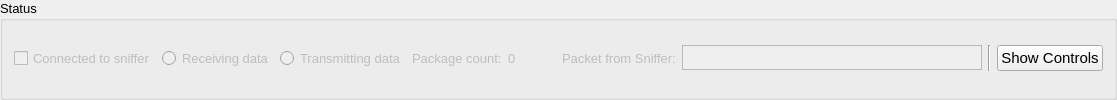
       <widget class="QGroupBox" name="groupBox_3">
        <property name="minimumSize">
         <size>
          <width>0</width>
          <height>50</height>
         </size>
        </property>
        <property name="font">
         <font>
          <pointsize>10</pointsize>
         </font>
        </property>
        <property name="title">
         <string>Status</string>
        </property>
        <layout class="QGridLayout" name="gridLayout_3">
         <property name="topMargin">
          <number>0</number>
         </property>
         <property name="bottomMargin">
          <number>1</number>
         </property>
         <item row="0" column="4">
          <widget class="QRadioButton" name="txDataRadioButton">
           <property name="enabled">
            <bool>false</bool>
           </property>
           <property name="sizePolicy">
            <sizepolicy hsizetype="Preferred" vsizetype="Preferred">
             <horstretch>0</horstretch>
             <verstretch>0</verstretch>
            </sizepolicy>
           </property>
           <property name="minimumSize">
            <size>
             <width>0</width>
             <height>20</height>
            </size>
           </property>
           <property name="font">
            <font>
             <pointsize>10</pointsize>
            </font>
           </property>
           <property name="text">
            <string>Transmitting data</string>
           </property>
           <property name="checkable">
            <bool>true</bool>
           </property>
           <property name="autoExclusive">
            <bool>true</bool>
           </property>
          </widget>
         </item>
         <item row="0" column="10">
          <widget class="QPlainTextEdit" name="snifferMsgPlainTextEdit">
           <property name="enabled">
            <bool>false</bool>
           </property>
           <property name="sizePolicy">
            <sizepolicy hsizetype="Preferred" vsizetype="Preferred">
             <horstretch>0</horstretch>
             <verstretch>0</verstretch>
            </sizepolicy>
           </property>
           <property name="minimumSize">
            <size>
             <width>300</width>
             <height>25</height>
            </size>
           </property>
           <property name="maximumSize">
            <size>
             <width>16777215</width>
             <height>25</height>
            </size>
           </property>
           <property name="font">
            <font>
             <pointsize>10</pointsize>
            </font>
           </property>
           <property name="verticalScrollBarPolicy">
            <enum>Qt::ScrollBarAlwaysOff</enum>
           </property>
           <property name="horizontalScrollBarPolicy">
            <enum>Qt::ScrollBarAlwaysOff</enum>
           </property>
          </widget>
         </item>
         <item row="0" column="2">
          <widget class="QCheckBox" name="serialConnectedCheckBox">
           <property name="enabled">
            <bool>false</bool>
           </property>
           <property name="sizePolicy">
            <sizepolicy hsizetype="Preferred" vsizetype="Preferred">
             <horstretch>0</horstretch>
             <verstretch>0</verstretch>
            </sizepolicy>
           </property>
           <property name="minimumSize">
            <size>
             <width>0</width>
             <height>20</height>
            </size>
           </property>
           <property name="font">
            <font>
             <pointsize>10</pointsize>
            </font>
           </property>
           <property name="text">
            <string>Connected to sniffer</string>
           </property>
           <property name="checkable">
            <bool>true</bool>
           </property>
           <property name="checked">
            <bool>false</bool>
           </property>
           <property name="tristate">
            <bool>false</bool>
           </property>
          </widget>
         </item>
         <item row="0" column="9">
          <widget class="QLabel" name="label_2">
           <property name="enabled">
            <bool>false</bool>
           </property>
           <property name="sizePolicy">
            <sizepolicy hsizetype="Preferred" vsizetype="Preferred">
             <horstretch>0</horstretch>
             <verstretch>0</verstretch>
            </sizepolicy>
           </property>
           <property name="minimumSize">
            <size>
             <width>0</width>
             <height>20</height>
            </size>
           </property>
           <property name="font">
            <font>
             <pointsize>10</pointsize>
            </font>
           </property>
           <property name="text">
            <string>Packet from Sniffer:</string>
           </property>
          </widget>
         </item>
         <item row="0" column="3">
          <widget class="QRadioButton" name="rxDataRadioButton">
           <property name="enabled">
            <bool>false</bool>
           </property>
           <property name="sizePolicy">
            <sizepolicy hsizetype="Preferred" vsizetype="Preferred">
             <horstretch>0</horstretch>
             <verstretch>0</verstretch>
            </sizepolicy>
           </property>
           <property name="minimumSize">
            <size>
             <width>0</width>
             <height>20</height>
            </size>
           </property>
           <property name="font">
            <font>
             <pointsize>10</pointsize>
            </font>
           </property>
           <property name="mouseTracking">
            <bool>false</bool>
           </property>
           <property name="text">
            <string>Receiving data</string>
           </property>
           <property name="checkable">
            <bool>true</bool>
           </property>
           <property name="autoExclusive">
            <bool>true</bool>
           </property>
          </widget>
         </item>
         <item row="0" column="6">
          <widget class="QLabel" name="packageCounterLabel">
           <property name="enabled">
            <bool>false</bool>
           </property>
           <property name="sizePolicy">
            <sizepolicy hsizetype="Preferred" vsizetype="Preferred">
             <horstretch>0</horstretch>
             <verstretch>0</verstretch>
            </sizepolicy>
           </property>
           <property name="minimumSize">
            <size>
             <width>0</width>
             <height>20</height>
            </size>
           </property>
           <property name="font">
            <font>
             <pointsize>10</pointsize>
            </font>
           </property>
           <property name="text">
            <string>0</string>
           </property>
          </widget>
         </item>
         <item row="0" column="5">
          <widget class="QLabel" name="package_2">
           <property name="enabled">
            <bool>false</bool>
           </property>
           <property name="sizePolicy">
            <sizepolicy hsizetype="Preferred" vsizetype="Preferred">
             <horstretch>0</horstretch>
             <verstretch>0</verstretch>
            </sizepolicy>
           </property>
           <property name="minimumSize">
            <size>
             <width>0</width>
             <height>20</height>
            </size>
           </property>
           <property name="font">
            <font>
             <pointsize>10</pointsize>
            </font>
           </property>
           <property name="text">
            <string>Package count:</string>
           </property>
          </widget>
         </item>
         <item row="0" column="12">
          <widget class="QPushButton" name="showControlsButton">
           <property name="font">
            <font>
             <pointsize>11</pointsize>
            </font>
           </property>
           <property name="text">
            <string>Show Controls</string>
           </property>
          </widget>
         </item>
         <item row="0" column="7">
          <spacer name="horizontalSpacer_2">
           <property name="orientation">
            <enum>Qt::Horizontal</enum>
           </property>
           <property name="sizeHint" stdset="0">
            <size>
             <width>40</width>
             <height>0</height>
            </size>
           </property>
          </spacer>
         </item>
         <item row="0" column="11">
          <widget class="Line" name="line_7">
           <property name="orientation">
            <enum>Qt::Vertical</enum>
           </property>
          </widget>
         </item>
        </layout>
       </widget>
